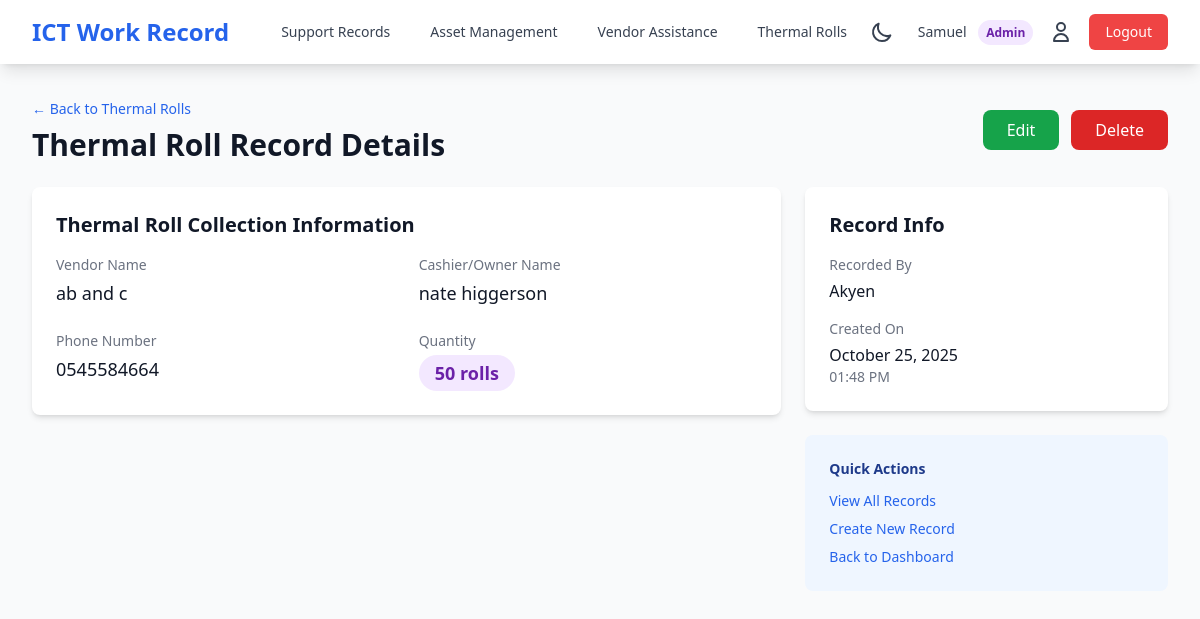
/thermal-rolls/1/ (signed in), run on the app's committed database.
### thermal_rolls/models.py (models this page shows, shortened)
class ThermalRollRecord(models.Model):
    vendor_name = models.CharField(max_length=200, help_text="Vendor or station name")
    cashier_owner_name = models.CharField(max_length=200, help_text="Contact person (cashier/owner)")
    quantity = models.PositiveIntegerField(help_text="Number of thermal rolls collected")
    phone_number = models.CharField(max_length=20, help_text="Contact number")
    signature = models.CharField(
        max_length=200,
        blank=True,
        help_text="Digital signature placeholder"
    )
    recorded_by = models.ForeignKey(
        User,
        on_delete=models.PROTECT,
        related_name='thermal_roll_records',
        help_text="ICT staff who recorded this"
    )
    timestamp = models.DateTimeField(default=timezone.now, help_text="When this was recorded")
    notes = models.TextField(blank=True, help_text="Additional notes")
    class Meta:
        ordering = ['-timestamp']
        verbose_name = "Thermal Roll Record"
        verbose_name_plural = "Thermal Roll Records"
        indexes = [
            models.Index(fields=['-timestamp']),
            models.Index(fields=['vendor_name']),
        ]

### thermal_rolls/views.py (the view)
# urls.py: path('<int:pk>/', views.thermal_roll_detail, name='detail'),
@login_required
def thermal_roll_detail(request, pk):
    is_admin = user_is_admin(request.user)
    if is_admin:
        record = get_object_or_404(ThermalRollRecord, pk=pk)
    else:
        record = get_object_or_404(ThermalRollRecord, pk=pk, recorded_by=request.user)
    context = {
        'record': record,
        'is_admin': is_admin,
    }
    return render(request, 'thermal_rolls/detail.html', context)

### thermal_rolls/views.py (called while the page is built)
def user_is_admin(user):
    return user.groups.filter(name='Admin').exists()

### templates/thermal_rolls/detail.html (shortened to what this page needs)
{% extends 'base.html' %}
{% block content %}
<div class="mb-6">
    <div class="flex justify-between items-center">
        <div>
            <a href="{% url 'thermal_rolls:list' %}" class="text-blue-600 hover:text-blue-800 dark:text-blue-400 dark:hover:text-blue-300 text-sm mb-2 inline-block">
                ← Back to Thermal Rolls
            </a>
            <h1 class="text-3xl font-bold text-gray-900 dark:text-white">Thermal Roll Record Details</h1>
        </div>
        <div class="flex space-x-3">
            {% if is_admin or record.recorded_by == request.user %}
            <a href="{% url 'thermal_rolls:update' record.pk %}" class="bg-green-600 hover:bg-green-700 dark:bg-green-500 dark:hover:bg-green-600 text-white px-6 py-2 rounded-lg font-medium transition">
                Edit
            </a>
            <a href="{% url 'thermal_rolls:delete' record.pk %}" class="bg-red-600 hover:bg-red-700 dark:bg-red-500 dark:hover:bg-red-600 text-white px-6 py-2 rounded-lg font-medium transition">
                Delete
            </a>
            {% endif %}
        </div>
    </div>
</div>
<div class="grid grid-cols-1 lg:grid-cols-3 gap-6">
    <div class="lg:col-span-2">
        <div class="bg-white dark:bg-gray-800 rounded-lg shadow-md p-6">
            <h2 class="text-xl font-semibold text-gray-900 dark:text-white mb-4">Thermal Roll Collection Information</h2>
            <div class="grid grid-cols-1 md:grid-cols-2 gap-6">
                <div>
                    <label class="block text-sm font-medium text-gray-500 dark:text-gray-400">Vendor Name</label>
                    <p class="mt-1 text-lg text-gray-900 dark:text-white">{{ record.vendor_name }}</p>
                </div>
                <div>
                    <label class="block text-sm font-medium text-gray-500 dark:text-gray-400">Cashier/Owner Name</label>
                    <p class="mt-1 text-lg text-gray-900 dark:text-white">{{ record.cashier_owner_name }}</p>
                </div>
                <div>
                    <label class="block text-sm font-medium text-gray-500 dark:text-gray-400">Phone Number</label>
                    <p class="mt-1 text-lg text-gray-900 dark:text-white">{{ record.phone_number }}</p>
                </div>
                <div>
                    <label class="block text-sm font-medium text-gray-500 dark:text-gray-400">Quantity</label>
                    <p class="mt-1">
                        <span class="px-4 py-2 inline-flex text-lg leading-5 font-semibold rounded-full bg-purple-100 text-purple-800 dark:bg-purple-900 dark:text-purple-200">
                            {{ record.quantity }} roll{{ record.quantity|pluralize }}
                        </span>
                    </p>
                </div>
            </div>
        </div>
    </div>
    <div class="lg:col-span-1">
        <div class="bg-white dark:bg-gray-800 rounded-lg shadow-md p-6 mb-6">
            <h2 class="text-xl font-semibold text-gray-900 dark:text-white mb-4">Record Info</h2>
            <div class="space-y-4">
                <div>
                    <label class="block text-sm font-medium text-gray-500 dark:text-gray-400">Recorded By</label>
                    <p class="mt-1 text-gray-900 dark:text-white">
                        {{ record.recorded_by.get_full_name|default:record.recorded_by.username }}
                    </p>
                </div>
                <div>
                    <label class="block text-sm font-medium text-gray-500 dark:text-gray-400">Created On</label>
                    <p class="mt-1 text-gray-900 dark:text-white">{{ record.timestamp|date:"F d, Y" }}</p>
                    <p class="text-sm text-gray-500 dark:text-gray-400">{{ record.timestamp|date:"h:i A" }}</p>
                </div>
            </div>
        </div>
        <div class="bg-blue-50 dark:bg-blue-900/20 rounded-lg p-6">
            <h3 class="text-sm font-semibold text-blue-900 dark:text-blue-200 mb-3">Quick Actions</h3>
            <div class="space-y-2">
                <a href="{% url 'thermal_rolls:list' %}" class="block text-sm text-blue-600 hover:text-blue-800 dark:text-blue-400 dark:hover:text-blue-300">
                    View All Records
                </a>
                <a href="{% url 'thermal_rolls:create' %}" class="block text-sm text-blue-600 hover:text-blue-800 dark:text-blue-400 dark:hover:text-blue-300">
                    Create New Record
                </a>
                <a href="{% url 'dashboard' %}" class="block text-sm text-blue-600 hover:text-blue-800 dark:text-blue-400 dark:hover:text-blue-300">
                    Back to Dashboard
                </a>
            </div>
        </div>
    </div>
</div>
{% endblock %}

### templates/base.html (shortened to what this page needs)
<!DOCTYPE html>
<html lang="en" class="h-full">
<head>
    <script src="https://cdn.tailwindcss.com"></script>
    {% load static %}
    <link rel="stylesheet" href="{% static 'css/custom.css' %}">
</head>
<body class="bg-gray-50 dark:bg-gray-900 min-h-screen h-full transition-colors duration-200">
    <nav class="bg-white dark:bg-gray-800 shadow-lg transition-colors duration-200">
        <div class="max-w-7xl mx-auto px-4 sm:px-6 lg:px-8">
            <div class="flex justify-between h-16">
                <div class="flex items-center">
                    <a href="{% url 'dashboard' %}" class="flex items-center">
                        <span class="text-2xl font-bold text-blue-600 dark:text-blue-400">ICT Work Record</span>
                    </a>
                    {% if user.is_authenticated %}
                    <div class="hidden md:ml-10 md:flex md:space-x-4">
                        <a href="{% url 'support_records:list' %}" class="text-gray-700 dark:text-gray-300 hover:text-blue-600 dark:hover:text-blue-400 px-3 py-2 rounded-md text-sm font-medium transition">Support Records</a>
                        <a href="{% url 'asset_management:list' %}" class="text-gray-700 dark:text-gray-300 hover:text-blue-600 dark:hover:text-blue-400 px-3 py-2 rounded-md text-sm font-medium transition">Asset Management</a>
                        <a href="{% url 'vendor_assistance:list' %}" class="text-gray-700 dark:text-gray-300 hover:text-blue-600 dark:hover:text-blue-400 px-3 py-2 rounded-md text-sm font-medium transition">Vendor Assistance</a>
                        <a href="{% url 'thermal_rolls:list' %}" class="text-gray-700 dark:text-gray-300 hover:text-blue-600 dark:hover:text-blue-400 px-3 py-2 rounded-md text-sm font-medium transition">Thermal Rolls</a>
                    </div>
                    {% endif %}
                </div>
                <div class="flex items-center space-x-4">
                    {% if user.is_authenticated %}
                        <button onclick="toggleDarkMode()" class="p-2 rounded-lg hover:bg-gray-100 dark:hover:bg-gray-700 transition" title="Toggle Dark Mode">
                            <svg class="w-6 h-6 text-gray-700 dark:text-gray-300 block dark:hidden" fill="none" stroke="currentColor" viewBox="0 0 24 24">
                                <path stroke-linecap="round" stroke-linejoin="round" stroke-width="2" d="M20.354 15.354A9 9 0 018.646 3.646 9.003 9.003 0 0012 21a9.003 9.003 0 008.354-5.646z"></path>
                            </svg>
                        </button>
                        <span class="text-sm text-gray-700 dark:text-gray-300">
                            <span class="font-medium">{{ user.get_full_name|default:user.username }}</span>
                            {% if user.groups.all %}
                                {% with first_group=user.groups.first.name %}
                                <span class="ml-2 px-2 py-1 text-xs font-semibold rounded-full
                                    {% if first_group == 'Admin' %}
                                        bg-purple-100 text-purple-800 dark:bg-purple-900 dark:text-purple-200
                                    {% else %}
                                        bg-blue-100 text-blue-800 dark:bg-blue-900 dark:text-blue-200
                                    {% endif %}
                                ">
                                    {{ first_group }}
                                </span>
                                {% endwith %}
                            {% endif %}
                        </span>
                        <a href="{% url 'accounts:profile' %}" class="text-gray-700 dark:text-gray-300 hover:text-blue-600 dark:hover:text-blue-400 transition" title="Profile">
                            <svg class="w-6 h-6" fill="none" stroke="currentColor" viewBox="0 0 24 24">
                                <path stroke-linecap="round" stroke-linejoin="round" stroke-width="2" d="M16 7a4 4 0 11-8 0 4 4 0 018 0zM12 14a7 7 0 00-7 7h14a7 7 0 00-7-7z"></path>
                            </svg>
                        </a>
                        <form method="post" action="{% url 'accounts:logout' %}" class="inline">
                            <button type="submit" class="bg-red-500 hover:bg-red-600 dark:bg-red-600 dark:hover:bg-red-700 text-white px-4 py-2 rounded-md text-sm font-medium transition">
                                Logout
                            </button>
                        </form>
                    {% else %}
                        <a href="{% url 'accounts:login' %}" class="bg-blue-600 hover:bg-blue-700 text-white px-4 py-2 rounded-md text-sm font-medium transition">
                            Login
                        </a>
                    {% endif %}
                </div>
            </div>
        </div>
    </nav>
    <main class="max-w-7xl mx-auto px-4 sm:px-6 lg:px-8 py-8">
        {% block content %}{% endblock %}
    </main>
</body>
</html>

### data on the page
ThermalRollRecord: vendor_name "ab and c", cashier_owner_name "nate higgerson", phone_number "0545584664", quantity "50", recorded_by.get_full_name "Akyen", timestamp "October 25, 2025", timestamp "01:48 PM"

### other printed values
{{ user.get_full_name|default:user.username }} "Samuel"
{{ first_group }} "Admin"
